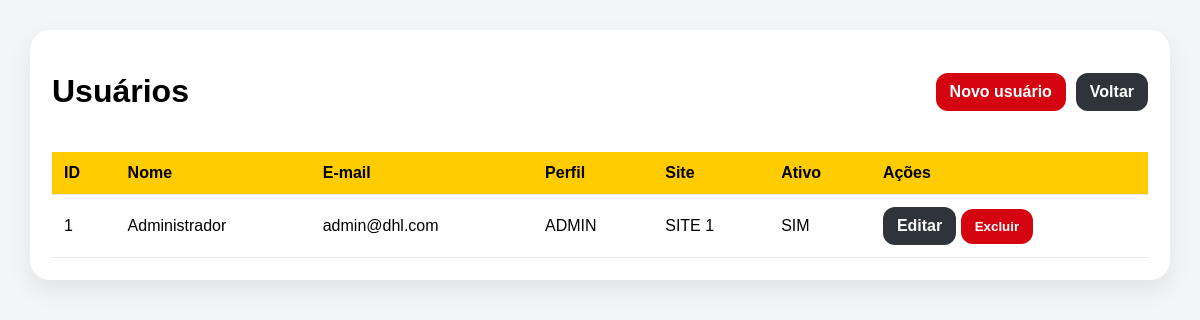
Before: /usuarios (signed in) with the older database file.
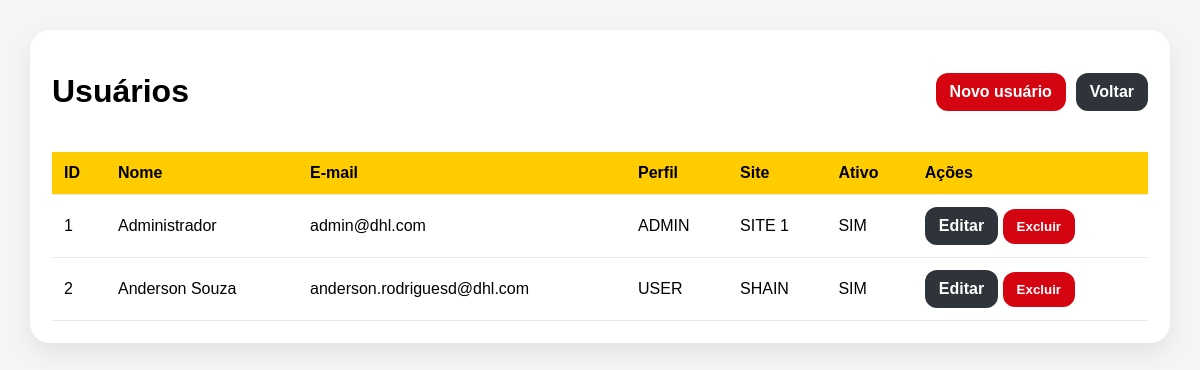
After: the same page with the newer database file.
### app.py (models this page shows, shortened)
class User(db.Model):
    __tablename__ = "users"
    id = db.Column(db.Integer, primary_key=True)
    nome = db.Column(db.String(120), nullable=False)
    email = db.Column(db.String(120), unique=True, nullable=False, index=True)
    password_hash = db.Column(db.String(255), nullable=False)
    role = db.Column(db.String(20), nullable=False, default="USER")
    site = db.Column(db.String(80), nullable=True)
    is_active = db.Column(db.Boolean, nullable=False, default=True)
    created_at = db.Column(db.DateTime, nullable=False, default=datetime.now)

### app.py (the view)
@app.route("/usuarios")
@admin_required
def usuarios():
    lista = User.query.order_by(User.nome.asc()).all()
    return render_template("usuarios.html", usuarios=lista)

### app.py (called while the page is built)
def admin_required(funcao):
    @wraps(funcao)
    def wrapper(*args, **kwargs):
        if not session.get("user_id"):
            flash("Faça login para acessar o sistema.", "warning")
            return redirect(url_for("login"))
        if session.get("user_role") != "ADMIN":
            flash("Apenas administradores podem acessar esta funcionalidade.", "danger")
            return redirect(url_for("index"))
        return funcao(*args, **kwargs)
    return wrapper

### templates/usuarios.html (shortened to what this page needs)
<!doctype html>
<html lang="pt-br">
<head>
</head>
<body>
  <div class="card">
    <div class="top">
      <h1>Usuários</h1>
      <div style="display:flex; gap:10px; flex-wrap:wrap;">
        <a href="{{ url_for('novo_usuario') }}" class="btn btn-red">Novo usuário</a>
        <a href="{{ url_for('index') }}" class="btn btn-dark">Voltar</a>
      </div>
    </div>
    <table>
      <thead>
        <tr>
          <th>ID</th>
          <th>Nome</th>
          <th>E-mail</th>
          <th>Perfil</th>
          <th>Site</th>
          <th>Ativo</th>
          <th>Ações</th>
        </tr>
      </thead>
      <tbody>
        {% for u in usuarios %}
        <tr>
          <td>{{ u.id }}</td>
          <td>{{ u.nome }}</td>
          <td>{{ u.email }}</td>
          <td>{{ u.role }}</td>
          <td>{{ u.site or '-' }}</td>
          <td>{{ 'SIM' if u.is_active else 'NÃO' }}</td>
          <td>
            <a href="{{ url_for('editar_usuario', user_id=u.id) }}" class="btn btn-dark">Editar</a>
            <form method="POST" action="{{ url_for('excluir_usuario', user_id=u.id) }}" class="inline" onsubmit="return confirm('Deseja excluir este usuário?');">
              <button type="submit" class="btn btn-red">Excluir</button>
            </form>
          </td>
        </tr>
        {% else %}
        <tr>
          <td colspan="7">Nenhum usuário cadastrado.</td>
        </tr>
        {% endfor %}
      </tbody>
    </table>
  </div>
</body>
</html>

### templates/usuarios.html (style rules this page uses)
body { margin:0;font-family:Arial, Helvetica, sans-serif;background:#f4f5f7;padding:30px; }
.card { background:#fff;border-radius:20px;padding:22px;box-shadow:0 10px 24px rgba(0,0,0,.08); }
.top { display:flex;justify-content:space-between;align-items:center;gap:12px;flex-wrap:wrap;margin-bottom:20px; }
.btn { border:none;border-radius:12px;padding:10px 14px;cursor:pointer;font-weight:800;text-decoration:none;display:inline-flex;align-items:center;justify-content:center; }
.btn-red { background:#d40511;color:#fff; }
.btn-dark { background:#2f343a;color:#fff; }
table { width:100%;border-collapse:collapse;background:#fff; }
th,td { padding:12px;border-bottom:1px solid #e5e7eb;text-align:left; }
th { background:#ffcc00; }
.inline { display:inline; }

Changed rows visible on the page:
added User: id "2", nome "Anderson Souza", email "anderson.rodriguesd@dhl.com", role "USER", site "SHAIN", is_active "SIM"
